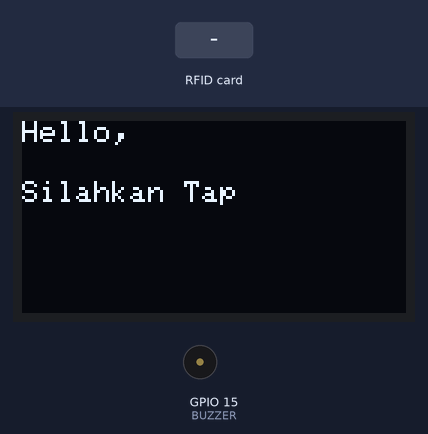
Recording of a sketch running on a simulated ESP32. On the bench: 128×64 one-colour display, buzzer (waves = sounding, pin HIGH). The test bench sets the inputs (shaded band). WiFi joins after 1.5 s; servers stay silent unless stated; the local clock reads 2024-03-15 10:24:30 at power-on unless the sketch sets it; EEPROM starts erased; what the sketch prints to the serial monitor is not drawn.

Above: at 3.1 s.
3.2 s: RFID card 11 16 82 81 84 held to the reader
At 5.1 s:
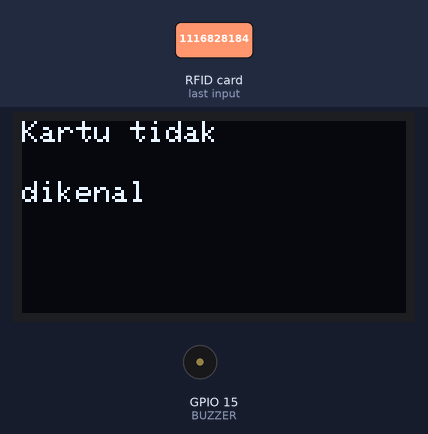
6.2 s: RFID card 5E 7A 19 C4 held to the reader
At 6.7 s:
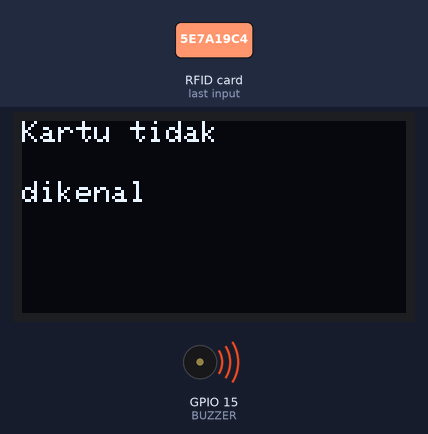
Timing chart, 0 to 9.2 s (numbered marks = the images above; inputs shaded):
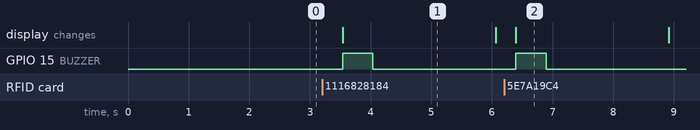

Measured:
- after the input at 3.2 s, GPIO 15 (BUZZER): LOW → HIGH after 0.34 s, → LOW 0.50 s later; the display: changes after 0.34 s (image 1)
- after the input at 6.2 s, GPIO 15 (BUZZER): LOW → HIGH after 0.19 s, → LOW 0.50 s later; the display: changes after 0.19 s (image 2)
- what the display in image 1 shows lasts 2.6 s, from 3.5 s to 6.1 s

The sketch:

Building_a_Smart_School_Attendance_IoT_RFID_System.ino
```cpp
#include <WiFi.h>
#include <WiFiClientSecure.h>
#include <UniversalTelegramBot.h>
#include <SPI.h>
#include <MFRC522.h>
#include <EEPROM.h>
#include <time.h>
#include <Wire.h>
#include <Adafruit_GFX.h>
#include <Adafruit_SSD1306.h>

//
// ===== KONFIGURASI =====
//
const char* ssid = "WiFi 6";
const char* password = "edogawa20";

#define BOT_TOKEN "8687645298:AAH7-QwBOXSjsAxwbBAwjTvvjUlkZ44QopM"
#define CHAT_ID   "1116828184"

// RFID
#define SS_PIN 5
#define RST_PIN 4

// OLED
#define SCREEN_WIDTH 128
#define SCREEN_HEIGHT 64
#define OLED_ADDR 0x3C

// BUZZER
#define BUZZER 15

// EEPROM
#define EEPROM_SIZE 4096
#define MAX_USERS   50

//
// ===== OBJEK =====
//
WiFiClientSecure client;
UniversalTelegramBot bot(BOT_TOKEN, client);
MFRC522 mfrc522(SS_PIN, RST_PIN);
Adafruit_SSD1306 display(SCREEN_WIDTH, SCREEN_HEIGHT, &Wire, -1);

//
// ===== DATA USER =====
//
struct User {
  char uid[12];
  char name[20];
};

User users[MAX_USERS];
int userCount = 0;

bool registerMode = false;
String lastUID = "";

//
// ===== FUNGSI =====
//

// OLED
void showMessage(String line1, String line2="") {
  display.clearDisplay();
  display.setCursor(0,0);
  display.println(line1);
  display.setCursor(0,20);
  display.println(line2);
  display.display();
}

// Buzzer
void beep(int dur) {
  digitalWrite(BUZZER, HIGH);
  delay(dur);
  digitalWrite(BUZZER, LOW);
}

// EEPROM
void saveUsers() {
  EEPROM.put(0, userCount);
  EEPROM.put(4, users);
  EEPROM.commit();
}

void loadUsers() {
  EEPROM.get(0, userCount);
  EEPROM.get(4, users);
  if (userCount < 0 || userCount > MAX_USERS) userCount = 0;
}

// UID reader (versi rapi seperti kode kamu)
String readUID() {
  String uid = "";
  for (byte i = 0; i < mfrc522.uid.size; i++) {
    if (mfrc522.uid.uidByte[i] < 0x10) uid += "0";
    uid += String(mfrc522.uid.uidByte[i], HEX);
  }
  uid.toUpperCase();
  return uid;
}

int findUser(String uid) {
  for (int i=0;i<userCount;i++) {
    if (uid.equals(users[i].uid)) return i;
  }
  return -1;
}

void sendAttendance(String name, String uid) {
  time_t now = time(nullptr);
  struct tm* t = localtime(&now);

  char timeStr[30];
  strftime(timeStr, sizeof(timeStr), "%d-%m-%Y %H:%M:%S", t);

  String msg = "📌 ABSENSI\n";
  msg += "Nama: " + name + "\n";
  msg += "UID: " + uid + "\n";
  msg += "Waktu: " + String(timeStr);

  bot.sendMessage(CHAT_ID, msg, "");
}

//
// ===== SETUP =====
//
void setup() {
  Serial.begin(115200);
  EEPROM.begin(EEPROM_SIZE);
  pinMode(BUZZER, OUTPUT);

  // OLED
  display.begin(SSD1306_SWITCHCAPVCC, OLED_ADDR);
  display.setTextSize(1);
  display.setTextColor(SSD1306_WHITE);
  showMessage("Hello,", "Silahkan Tap");

  // WiFi
  WiFi.begin(ssid, password);
  client.setInsecure();
  while (WiFi.status() != WL_CONNECTED) delay(500);

  // Telegram
  bot.sendMessage(CHAT_ID, "Sistem Absensi Aktif", "");

  // Time
  configTime(7*3600, 0, "pool.ntp.org");

  // RFID
  SPI.begin();
  mfrc522.PCD_Init();

  // Load EEPROM
  loadUsers();
}

//
// ===== LOOP =====
//
void loop() {
  handleTelegram();
  handleRFID();
}

//
// ===== TELEGRAM =====
//
void handleTelegram() {
  int newMsg = bot.getUpdates(bot.last_message_received + 1);

  while (newMsg) {
    String text = bot.messages[0].text;

    if (text == "/register") {
      registerMode = true;
      bot.sendMessage(CHAT_ID, "Mode daftar aktif. Tap kartu.", "");
    }
    else if (registerMode && lastUID != "") {
      if (userCount < MAX_USERS) {
        strcpy(users[userCount].uid, lastUID.c_str());
        strcpy(users[userCount].name, text.c_str());
        userCount++;
        saveUsers();

        showMessage("Terdaftar:", text);
        bot.sendMessage(CHAT_ID, "Kartu terdaftar: " + text, "");
      }
      registerMode = false;
      lastUID = "";
    }

    newMsg = bot.getUpdates(bot.last_message_received + 1);
  }
}

//
// ===== RFID =====
//
void handleRFID() {
  if (!mfrc522.PICC_IsNewCardPresent() || !mfrc522.PICC_ReadCardSerial())
    return;

  String uid = readUID();

  Serial.print("UID: ");
  Serial.println(uid);

  // MODE DAFTAR
  if (registerMode) {
    lastUID = uid;
    showMessage("Masukkan nama", "di Telegram");
    beep(200);
    delay(2000);
    return;
  }

  // MODE ABSENSI
  int index = findUser(uid);

  if (index >= 0) {
    String name = users[index].name;

    showMessage("Absen Berhasil", name);
    beep(100);
    sendAttendance(name, uid);
  }
  else {
    showMessage("Kartu tidak", "dikenal");
    beep(500);
  }

  delay(2000);
  showMessage("Hello,", "Silahkan Tap");
}
```
